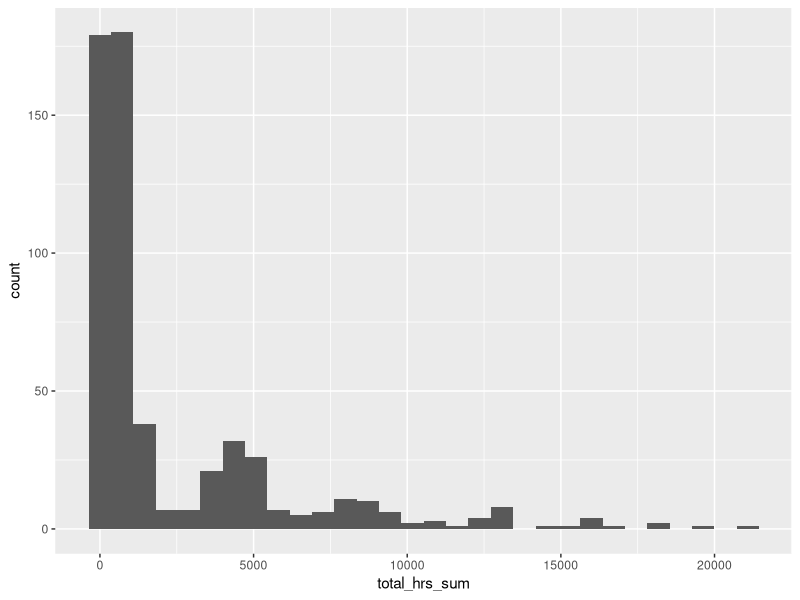
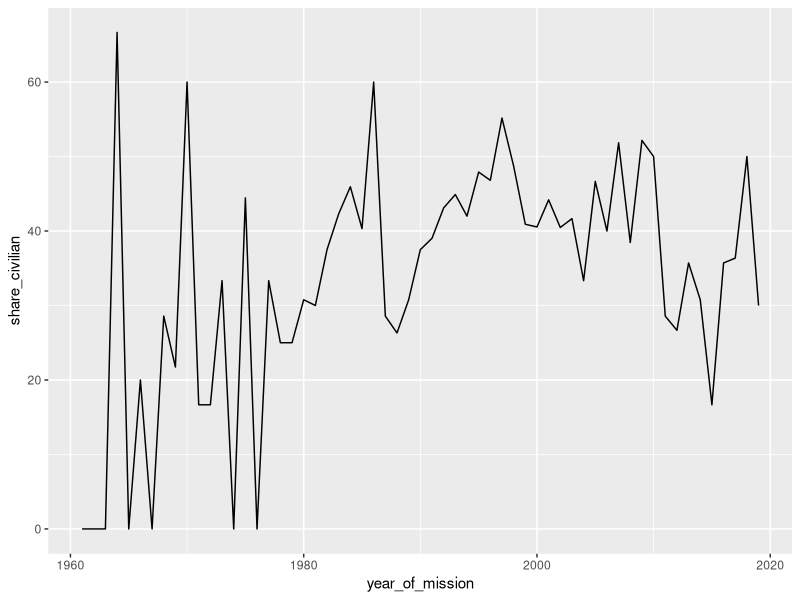

Write the R code that produced these figures, in order.
## ---- chunk 1
knitr::opts_chunk$set(echo = TRUE,
                      eval = TRUE,
                      error = FALSE,
                      message = FALSE,
                      warning = FALSE,
                      comment = NA)
## ---- chunk 2
# LOAD THE PACKAGES YOU ARE USING IN THIS CODE CHUNK
# library(nameofpackage)
library(tidyverse)

## ---- chunk 3
# Answer for #a is 564 unique astronauts. Code used is astronauts <- read.csv("astronauts.csv") 
# then enter in n_distinct(astronauts$name) 
astronauts <- read.csv("astronauts.csv") 
view(astronauts) 
names(astronauts) 
nrow(astronauts)
n_distinct(astronauts$name) 
## ---- chunk 4
# Answer for #b. unique_astronauts <- distinct(astronauts, name, .keep_all = TRUE)
# mean(unique_astronauts$sex == "female") * 100 = 11.35% are female.
# some have dual citizenship so I included "U.S." and "U.K./U.S." here is my code unique(unique_astronauts$nationality) mean(unique_astronauts$nationality == "U.S." | unique_astronauts$nationality == "U.K./U.S.") * 100 and I got 61.5% U.S. nationality. 
unique_astronauts <- distinct(astronauts, name, .keep_all = TRUE)
mean(unique_astronauts$sex == "female") * 100
unique(unique_astronauts$nationality) 
mean(unique_astronauts$nationality == "U.S.") * 100
mean(grepl("U.S.", unique_astronauts$nationality)) * 100
mean(unique_astronauts$nationality == "U.S." | unique_astronauts$nationality == "U.K./U.S.") * 100
## ---- chunk 5
# Answer for #c, total_hours_df <- astronauts |> group_by(name) |> summarise(total_hrs_sum = sum(hours_mission, na.rm = TRUE)) 
#checked it with view(total_hours_df) add ggplot for histogram so, ggplot(total_hours_df, aes(x = total_hrs_sum)) + geom_histogram() 
total_hours_df <- astronauts |> group_by(name) |> summarise(total_hrs_sum = sum(hours_mission, na.rm = TRUE)) 
ggplot(total_hours_df, aes(x = total_hrs_sum)) + geom_histogram() 
## ---- chunk 6
# YOUR CODE HERE
civilian_share <- astronauts |> group_by(year_of_mission) |> summarise(share_civilian = mean(military_civilian == "civilian") * 100) 
ggplot(civilian_share, aes(x = year_of_mission, y = share_civilian)) + geom_line() 
## ---- chunk 7
# Answer#a I will choose c(1988,1989,1990,1991,1992) as my vector 
# gonna call it age_years and make the function be birth_year - 2026
c(1988,1989,1990,1991,1992) 
age_years <- function(birth_year) {2026 - birth_year} 
age_years(c(1988, 1989, 1991, 1992)) 
## ---- chunk 8
# YOUR CODE HERE
#okay so our two vectors are 
#    a <- c(1, NA, 2, NA) 
#AND b <- c(3, NA, NA, 4) 
#position 1-has numbers not both NA, position 2 is YES has both NA, position 3 is NO has mix, position 4 NO is mix as well
both_na <- function(x, y) {sum(is.na(x) & is.na(y))} 
a <- c(1, NA, 2, NA) 
b <- c(3, NA, NA, 4) 
both_na(a, b) 
## ---- chunk 9
# YOUR CODE HERE
#okay so we are creating passwords and seeing if they pass the mark according to each function(?) 
# create at least 5 that match the req. for each function
check_password <- function(pw) ifelse(str_detect(str_to_lower(pw), "password"), "Terrible!", ifelse(str_length(pw) <6, "Too weak", ifelse(str_detect(pw, "^[A-Za-z]+$"), "Meh", ifelse(str_detect(pw, "[A-Za-z]") & str_detect(pw, "[0-9]"), "Not bad", ifelse(str_detect(pw, "[A-Za-z]") & str_detect(pw, "[0-9]") & str_detect(pw, "[!@#$%^&*?]"), "Strong", NA))))) 
check_password("Password123") 
check_password("abc") 
check_password("abcdef") 
check_password("abc123") 
check_password("Abcd123#%#4ABC") 
#i give up on the last one, whyyyyyy :*( LOL. 
## ---- chunk 10
# YOUR CODE HERE
## ---- chunk 11
# YOUR CODE HERE
## ---- chunk 12
# YOUR CODE HERE
